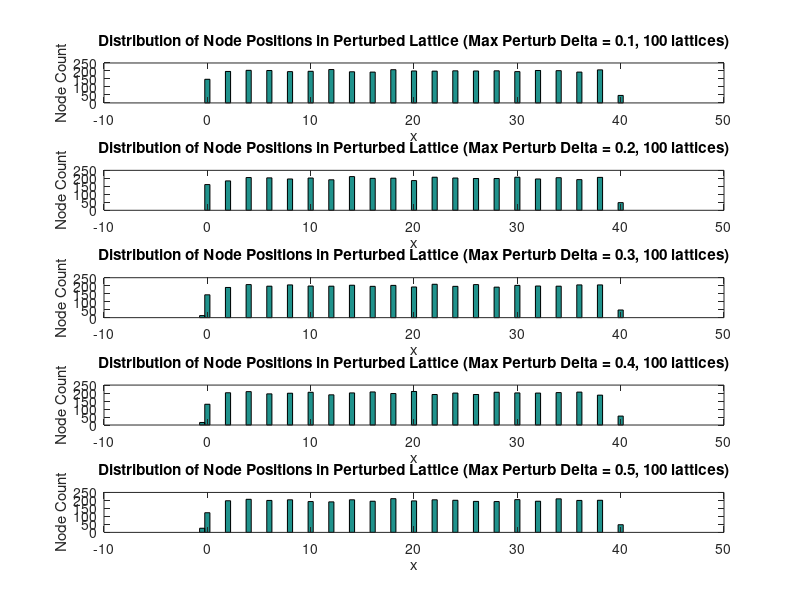

MATLAB code for this plot:
clear all;
close all;

%% load lattice information
load('perturbed_lattices_single_sim.mat');

%% Plot histogram of node locations
figure;
bins = 0:2:40;
bins = [-0.5 bins 40.5];

subplot(5, 1, 1);
hist(node_locations_0_10(:), bins);
title(['Distribution of Node Positions in Perturbed Lattice ' ...
    '(Max Perturb Delta = 0.1, 100 lattices)']);
ylabel('Node Count');
xlabel('x');

subplot(5, 1, 2);
hist(node_locations_0_20(:), bins);
title(['Distribution of Node Positions in Perturbed Lattice ' ...
    '(Max Perturb Delta = 0.2, 100 lattices)']);
ylabel('Node Count');
xlabel('x');

subplot(5, 1, 3);
hist(node_locations_0_30(:), bins);
title(['Distribution of Node Positions in Perturbed Lattice ' ...
    '(Max Perturb Delta = 0.3, 100 lattices)']);
ylabel('Node Count');
xlabel('x');

subplot(5, 1, 4);
hist(node_locations_0_40(:), bins);
title(['Distribution of Node Positions in Perturbed Lattice ' ...
    '(Max Perturb Delta = 0.4, 100 lattices)']);
ylabel('Node Count');
xlabel('x');

subplot(5, 1, 5);
hist(node_locations_0_50(:), bins);
title(['Distribution of Node Positions in Perturbed Lattice ' ...
    '(Max Perturb Delta = 0.5, 100 lattices)']);
ylabel('Node Count');
xlabel('x');
